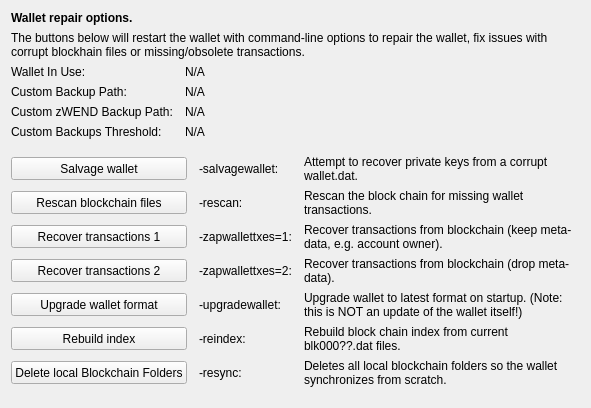
     <widget class="QWidget" name="tab_repair">
      <attribute name="title">
       <string>&amp;Wallet Repair</string>
      </attribute>
      <layout class="QGridLayout" name="gridLayout_4" columnstretch="0,0,0,0">
       <property name="horizontalSpacing">
        <number>12</number>
       </property>
       <item row="0" column="0" colspan="4">
        <widget class="QLabel" name="label_repair_header">
         <property name="font">
          <font>
           <weight>75</weight>
           <bold>true</bold>
          </font>
         </property>
         <property name="text">
          <string>Wallet repair options.</string>
         </property>
        </widget>
       </item>
       <item row="1" column="0" colspan="4">
        <widget class="QLabel" name="label_repair_helptext">
         <property name="font">
          <font>
           <weight>50</weight>
           <bold>false</bold>
          </font>
         </property>
         <property name="text">
          <string>The buttons below will restart the wallet with command-line options to repair the wallet, fix issues with corrupt blockhain files or missing/obsolete transactions.</string>
         </property>
         <property name="wordWrap">
          <bool>true</bool>
         </property>
        </widget>
       </item>
       <item row="2" column="0">
        <widget class="QLabel" name="wallet_path_label">
         <property name="text">
          <string>Wallet In Use:</string>
         </property>
        </widget>
       </item>
       <item row="2" column="1" colspan="3">
        <widget class="QLabel" name="wallet_path">
         <property name="cursor">
          <cursorShape>IBeamCursor</cursorShape>
         </property>
         <property name="text">
          <string>N/A</string>
         </property>
         <property name="textFormat">
          <enum>Qt::PlainText</enum>
         </property>
         <property name="textInteractionFlags">
          <set>Qt::LinksAccessibleByMouse|Qt::TextSelectableByKeyboard|Qt::TextSelectableByMouse</set>
         </property>
        </widget>
       </item>
       <item row="3" column="0">
        <widget class="QLabel" name="wallet_custombackuppath_label">
         <property name="visible">
          <bool>false</bool>
         </property>
         <property name="text">
          <string>Custom Backup Path:</string>
         </property>
        </widget>
       </item>
       <item row="3" column="1" colspan="3">
        <widget class="QLabel" name="wallet_custombackuppath">
         <property name="cursor">
          <cursorShape>IBeamCursor</cursorShape>
         </property>
         <property name="visible">
          <bool>false</bool>
         </property>
         <property name="text">
          <string>N/A</string>
         </property>
         <property name="textFormat">
          <enum>Qt::PlainText</enum>
         </property>
         <property name="textInteractionFlags">
          <set>Qt::LinksAccessibleByMouse|Qt::TextSelectableByKeyboard|Qt::TextSelectableByMouse</set>
         </property>
        </widget>
       </item>
       <item row="4" column="0">
        <widget class="QLabel" name="wallet_customzpivbackuppath_label">
         <property name="visible">
          <bool>false</bool>
         </property>
         <property name="text">
          <string>Custom zWEND Backup Path:</string>
         </property>
        </widget>
       </item>
       <item row="4" column="1" colspan="3">
        <widget class="QLabel" name="wallet_customzpivbackuppath">
         <property name="cursor">
          <cursorShape>IBeamCursor</cursorShape>
         </property>
         <property name="visible">
          <bool>false</bool>
         </property>
         <property name="text">
          <string>N/A</string>
         </property>
         <property name="textFormat">
          <enum>Qt::PlainText</enum>
         </property>
         <property name="textInteractionFlags">
          <set>Qt::LinksAccessibleByMouse|Qt::TextSelectableByKeyboard|Qt::TextSelectableByMouse</set>
         </property>
        </widget>
       </item>
       <item row="5" column="0">
        <widget class="QLabel" name="wallet_custombackupthreshold_label">
         <property name="visible">
          <bool>false</bool>
         </property>
         <property name="text">
          <string>Custom Backups Threshold:</string>
         </property>
        </widget>
       </item>
       <item row="5" column="1" colspan="3">
        <widget class="QLabel" name="wallet_custombackupthreshold">
         <property name="cursor">
          <cursorShape>IBeamCursor</cursorShape>
         </property>
         <property name="visible">
          <bool>false</bool>
         </property>
         <property name="text">
          <string>N/A</string>
         </property>
         <property name="textFormat">
          <enum>Qt::PlainText</enum>
         </property>
         <property name="textInteractionFlags">
          <set>Qt::LinksAccessibleByMouse|Qt::TextSelectableByKeyboard|Qt::TextSelectableByMouse</set>
         </property>
        </widget>
       </item>
       <item row="6" column="0">
        <spacer name="verticalSpacer_repair1">
         <property name="orientation">
          <enum>Qt::Vertical</enum>
         </property>
         <property name="sizeHint" stdset="0">
          <size>
           <width>10</width>
           <height>10</height>
          </size>
         </property>
        </spacer>
       </item>
       <item row="7" column="0" colspan="2">
        <widget class="QPushButton" name="btn_salvagewallet">
         <property name="minimumSize">
          <size>
           <width>100</width>
           <height>23</height>
          </size>
         </property>
         <property name="text">
          <string>Salvage wallet</string>
         </property>
        </widget>
       </item>
       <item row="7" column="2">
        <widget class="QLabel" name="label_repair_salvage_command">
         <property name="text">
          <string notr="true">-salvagewallet:</string>
         </property>
        </widget>
       </item>
       <item row="7" column="3">
        <widget class="QLabel" name="label_repair_salvage">
         <property name="text">
          <string>Attempt to recover private keys from a corrupt wallet.dat.</string>
         </property>
         <property name="wordWrap">
          <bool>true</bool>
         </property>
        </widget>
       </item>
       <item row="8" column="0" colspan="2">
        <widget class="QPushButton" name="btn_rescan">
         <property name="minimumSize">
          <size>
           <width>100</width>
           <height>23</height>
          </size>
         </property>
         <property name="text">
          <string>Rescan blockchain files</string>
         </property>
        </widget>
       </item>
       <item row="8" column="2">
        <widget class="QLabel" name="label_repair_rescan_command">
         <property name="text">
          <string notr="true">-rescan:</string>
         </property>
        </widget>
       </item>
       <item row="8" column="3">
        <widget class="QLabel" name="label_repair_rescan">
         <property name="text">
          <string>Rescan the block chain for missing wallet transactions.</string>
         </property>
         <property name="wordWrap">
          <bool>true</bool>
         </property>
        </widget>
       </item>
       <item row="9" column="0" colspan="2">
        <widget class="QPushButton" name="btn_zapwallettxes1">
         <property name="minimumSize">
          <size>
           <width>100</width>
           <height>23</height>
          </size>
         </property>
         <property name="text">
          <string>Recover transactions 1</string>
         </property>
        </widget>
       </item>
       <item row="9" column="2">
        <widget class="QLabel" name="label_repair_zap1_command">
         <property name="text">
          <string notr="true">-zapwallettxes=1:</string>
         </property>
        </widget>
       </item>
       <item row="9" column="3">
        <widget class="QLabel" name="label_repair_zap1">
         <property name="text">
          <string>Recover transactions from blockchain (keep meta-data, e.g. account owner).</string>
         </property>
         <property name="wordWrap">
          <bool>true</bool>
         </property>
        </widget>
       </item>
       <item row="10" column="0" colspan="2">
        <widget class="QPushButton" name="btn_zapwallettxes2">
         <property name="minimumSize">
          <size>
           <width>100</width>
           <height>23</height>
          </size>
         </property>
         <property name="text">
          <string>Recover transactions 2</string>
         </property>
        </widget>
       </item>
       <item row="10" column="2">
        <widget class="QLabel" name="label_repair_zap2_command">
         <property name="text">
          <string notr="true">-zapwallettxes=2:</string>
         </property>
        </widget>
       </item>
       <item row="10" column="3">
        <widget class="QLabel" name="label_repair_zap2">
         <property name="text">
          <string>Recover transactions from blockchain (drop meta-data).</string>
         </property>
         <property name="wordWrap">
          <bool>true</bool>
         </property>
        </widget>
       </item>
       <item row="11" column="0" colspan="2">
        <widget class="QPushButton" name="btn_upgradewallet">
         <property name="minimumSize">
          <size>
           <width>100</width>
           <height>23</height>
          </size>
         </property>
         <property name="text">
          <string>Upgrade wallet format</string>
         </property>
        </widget>
       </item>
       <item row="11" column="2">
        <widget class="QLabel" name="label_repair_upgrade_command">
         <property name="text">
          <string notr="true">-upgradewallet:</string>
         </property>
        </widget>
       </item>
       <item row="11" column="3">
        <widget class="QLabel" name="label_repair_upgrade">
         <property name="text">
          <string>Upgrade wallet to latest format on startup. (Note: this is NOT an update of the wallet itself!)</string>
         </property>
         <property name="wordWrap">
          <bool>true</bool>
         </property>
        </widget>
       </item>
       <item row="12" column="0" colspan="2">
        <widget class="QPushButton" name="btn_reindex">
         <property name="minimumSize">
          <size>
           <width>100</width>
           <height>23</height>
          </size>
         </property>
         <property name="text">
          <string>Rebuild index</string>
         </property>
        </widget>
       </item>
       <item row="12" column="2">
        <widget class="QLabel" name="label_repair_reindex_command">
         <property name="text">
          <string notr="true">-reindex:</string>
         </property>
        </widget>
       </item>
       <item row="12" column="3">
        <widget class="QLabel" name="label_repair_reindex">
         <property name="text">
          <string>Rebuild block chain index from current blk000??.dat files.</string>
         </property>
         <property name="wordWrap">
          <bool>true</bool>
         </property>
        </widget>
       </item>
       <item row="13" column="0" colspan="2">
        <widget class="QPushButton" name="btn_resync">
         <property name="minimumSize">
          <size>
           <width>100</width>
           <height>23</height>
          </size>
         </property>
         <property name="text">
          <string>Delete local Blockchain Folders</string>
         </property>
        </widget>
       </item>
       <item row="13" column="2">
        <widget class="QLabel" name="label_repair_resync_command">
         <property name="text">
          <string>-resync:</string>
         </property>
        </widget>
       </item>
       <item row="13" column="3">
        <widget class="QLabel" name="label_repair_resync">
         <property name="text">
          <string>Deletes all local blockchain folders so the wallet synchronizes from scratch.</string>
         </property>
         <property name="wordWrap">
          <bool>true</bool>
         </property>
        </widget>
       </item>
       <item row="14" column="0">
        <spacer name="verticalSpacer_repair2">
         <property name="orientation">
          <enum>Qt::Vertical</enum>
         </property>
         <property name="sizeHint" stdset="0">
          <size>
           <width>20</width>
           <height>10</height>
          </size>
         </property>
        </spacer>
       </item>
      </layout>
     </widget>
